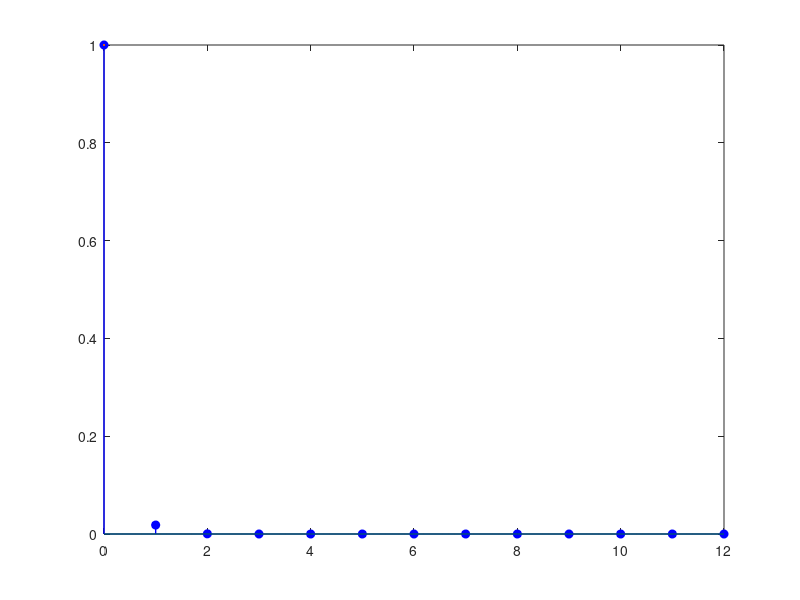

MATLAB code to generate this figure: (Note: this script raises an error after producing the figure.)
figure('Name','Autor Nicolas David Pastran','NumberTitle','off','Color','white','position',[250 200 850 400]);    
cla('reset');
n = 0:1:12;
f = 1*exp(-4*n);
stem(n,f,'filled','b','LineWidth',1);hold on;
t = linspace(0,12);
x=0*t;
T=0;
Y=1;
p=plot(t,x,T,Y);
p(1).LineWidth = 1.5;
p(2).LineWidth = 1.8;
p(1).Color = 'red';
p(2).Color = 'black';
p(1).LineStyle='--';
p(2).Marker='o';
p(2).MarkerSize=10;

title('f(n) = e^{-4n}','Fontsize',16,'FontName','FixedWidth');
xlabel('t');
ylabel('x(t)');
legend('f (n) = e^{-4n}','Asintota en 0','Maximo','Location','northeastoutside');
legend('boxoff');
ax = gca;
ax.Legend.TextColor = 'blue';
ax.XAxis.Color = 'black';
ax.YAxis.Color = 'black';
ax.XScale = 'linear';
ax.XLim = [-0.5 12];
ax.YLim= [-0.1,1.2];
ax.YTick =0:0.2:1; 

ax.XGrid = 'on';
ax.YGrid = 'on';
ax.GridLineStyle = '--';
ax.GridColor = [0 0 0];

ax.Layer = 'top';